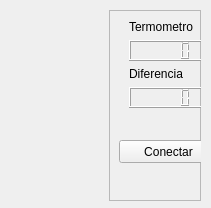
<?xml version="1.0" encoding="UTF-8"?>
<ui version="4.0">
 <class>Form</class>
 <widget class="QWidget" name="Form">
  <property name="geometry">
   <rect>
    <x>0</x>
    <y>0</y>
    <width>211</width>
    <height>208</height>
   </rect>
  </property>
  <property name="windowTitle">
   <string>Pinguino-PyQt-Qwt  [Temperatura]</string>
  </property>
  <widget class="QWidget" name="layoutWidget">
   <property name="geometry">
    <rect>
     <x>10</x>
     <y>10</y>
     <width>191</width>
     <height>191</height>
    </rect>
   </property>
   <layout class="QHBoxLayout" name="horizontalLayout">
    <item>
     <widget class="QwtThermo" name="qwt_Thermo">
      <property name="enabled">
       <bool>false</bool>
      </property>
      <property name="alarmBrush">
       <brush brushstyle="SolidPattern">
        <color alpha="255">
         <red>177</red>
         <green>0</green>
         <blue>0</blue>
        </color>
       </brush>
      </property>
      <property name="alarmLevel">
       <double>30.000000000000000</double>
      </property>
      <property name="scalePosition">
       <enum>QwtThermo::LeftScale</enum>
      </property>
      <property name="borderWidth">
       <number>1</number>
      </property>
      <property name="maxValue">
       <double>100.000000000000000</double>
      </property>
      <property name="pipeWidth">
       <number>15</number>
      </property>
     </widget>
    </item>
    <item>
     <widget class="QFrame" name="frame">
      <property name="frameShape">
       <enum>QFrame::StyledPanel</enum>
      </property>
      <property name="frameShadow">
       <enum>QFrame::Raised</enum>
      </property>
      <widget class="QWidget" name="layoutWidget">
       <property name="geometry">
        <rect>
         <x>20</x>
         <y>10</y>
         <width>76</width>
         <height>88</height>
        </rect>
       </property>
       <layout class="QVBoxLayout" name="verticalLayout">
        <item>
         <widget class="QLabel" name="label">
          <property name="text">
           <string>Termometro</string>
          </property>
         </widget>
        </item>
        <item>
         <widget class="QLCDNumber" name="lcdNumber_1"/>
        </item>
        <item>
         <widget class="QLabel" name="label_2">
          <property name="text">
           <string>Diferencia</string>
          </property>
         </widget>
        </item>
        <item>
         <widget class="QLCDNumber" name="lcdNumber_2"/>
        </item>
       </layout>
      </widget>
      <widget class="QPushButton" name="boton_conectar">
       <property name="geometry">
        <rect>
         <x>10</x>
         <y>130</y>
         <width>99</width>
         <height>23</height>
        </rect>
       </property>
       <property name="text">
        <string>Conectar</string>
       </property>
      </widget>
     </widget>
    </item>
   </layout>
  </widget>
 </widget>
 <customwidgets>
  <customwidget>
   <class>QwtThermo</class>
   <extends>QWidget</extends>
   <header>qwt_thermo.h</header>
  </customwidget>
 </customwidgets>
 <resources/>
 <connections/>
</ui>
